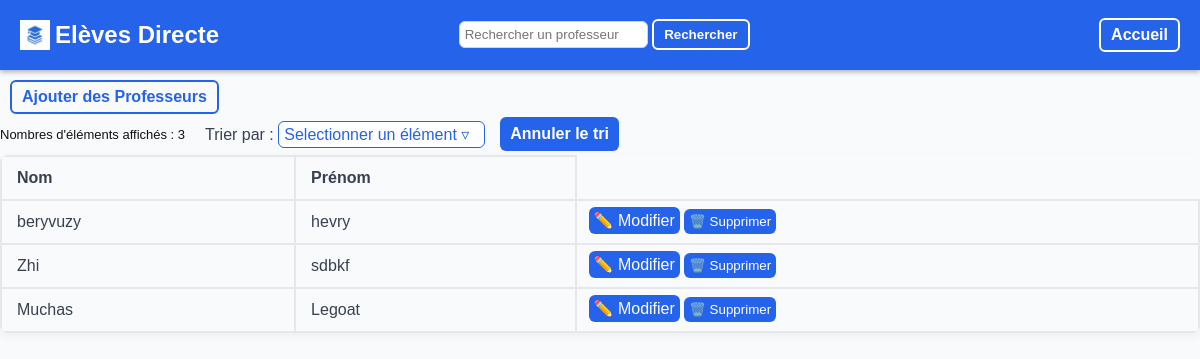
The app's page /prof/liste, older data.
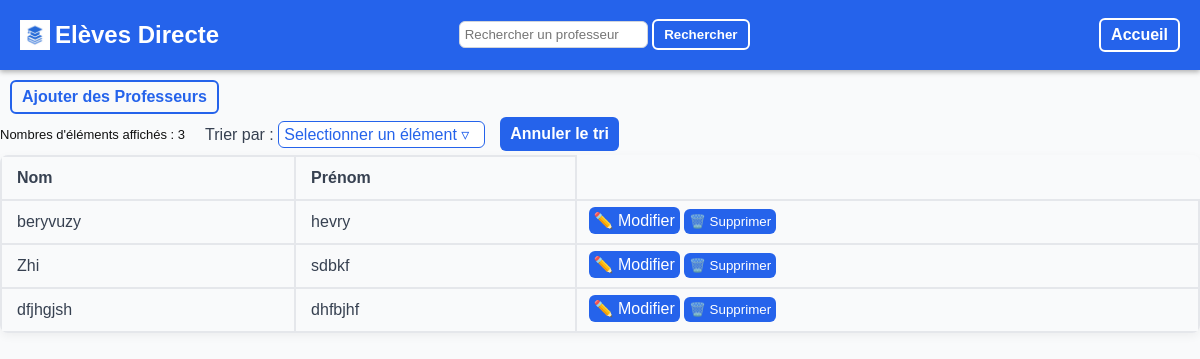
The same page, newer data.
### tables this page shows
CREATE TABLE Professeur (
    Id INTEGER PRIMARY KEY AUTOINCREMENT,
    Nom TEXT NOT NULL,
    Prenom TEXT NOT NULL
    );

### Backend.py (the view, shortened to what this page needs)
@app.route('/prof/liste', methods=["POST","GET"])
def liste_prof():
    return render_template('liste.html', valeurs=execute_sql("SELECT * FROM Professeur", ()), colonnes=colonnes_prof, infos= {"element" : "professeur","URL_ajout": "/prof/ajout", "titre": "Ajouter des Professeurs", "ajout_boutton": "Ajouter des Professeurs","URL_update": "/prof/update" })

### Backend.py (called while the page is built)
def execute_sql(commande, argument=()):
    conn = sqlite3.connect(DB_NAME)
    c = conn.cursor()
    c.execute(commande, argument)
    valeurs = c.fetchall()
    conn.commit()
    conn.close()
    return valeurs

### templates/liste.html (shortened to what this page needs)
<!DOCTYPE html>
<html lang="fr">
<head>
    <link rel="stylesheet" href="../static/styles.css">
</head>
<body>
    {% include "composants/topbar.html" %}
   <a class="back_button" href='{{infos["URL_ajout"]}}'>{{infos["ajout_boutton"]}}</a>
        <div class="haut_tableau">
            <p id="compteur_text" class="compteur">Nombres d'éléments affichés : <span id="compteur"></span></p>
            <div class="dropdown" id="dropdown">
                <label for="dropdown">Trier par : </label>
                <div class="dropdown-button" onclick="toggleMenu()">Selectionner un élément &#9663;
                </div>
            </div>
            <a href='{{infos["URL_actuelle"]}}' class="annuler-button">Annuler le tri</a>
        </div>
    <table>
        <tr>
        {% for c in colonnes %}
            <th>{{ c["titre"] }}</th>
        {% endfor %}
        </tr>
        {% for v in valeurs %}
        <tr>
            {% for c in colonnes %}
            <td>{{v[c["order"]]}}</td>
            {% endfor %}
            <td class="button_case">
                <form class="actions-buttons-form" method="POST">
                    <a href="{{ infos['URL_update']}}?id={{ v[0] }}">✏️ Modifier</a>
                    <button type="submit">🗑️ Supprimer</button>
                </form>
            </td>
        </tr>
        {% endfor %}
    </table>
</body>
</html>

### templates/composants/topbar.html (shortened to what this page needs)
<div class="topbar">
        <a class="logo" href="/">
        <img src="../static/icon.png" alt="">
        <h2>Elèves Directe</h2>
        </a>
        <form >
            <input type="text" name="recherche" placeholder="Rechercher un {{infos['element']}}" value="{{ recherche }}">
        <button type="submit">Rechercher</button>
    </form>
    <nav>
        <a href='/' class="ajout_button"  >Accueil</a>
    </nav>
    </div>

### static/styles.css (style rules this page uses)
body { font-family: Arial, sans-serif; background-color: #f9fafb; color: #2563eb; margin: 0; }
.ajout_button { display: inline-block; border: 2px solid white; border-radius: 6px; padding: 6px 10px; text-decoration: none; font-weight: bold; color: white; cursor: pointer; }
table { width : 100%; box-shadow: 0 3px 10px rgba(0,0,0,0.05); border-collapse: collapse; border-radius: 8px; overflow: hidden; }
th, td { border: 2px solid #e5e7eb; overflow: hidden; text-align: left; color: #374151; padding: 12px 15px; }
input { color: #000000; padding: 5px; border : 1px solid #d1d5db; outline: none; transition: border-color 0.2s; border-radius: 6px; cursor: text; }
label { color: #374151; }
.button_case { padding: 1px; gap: 10px; align-items: center; width:min-content; }
.button_case button { background-color: #2563eb; color : white; border: none; padding: 5px; border-radius: 6px; cursor: pointer; }
.button_case a { background-color: #2563eb; color : white; border: none; padding: 5px; border-radius: 6px; cursor: pointer; text-decoration: none; }
.back_button { display: inline-block; border: 2px solid #2563eb; border-radius: 6px; padding: 6px 10px; text-decoration: none; font-weight: bold; color: #2563eb; cursor: pointer; margin-top: 10px; margin-left: 10px; }
.actions-buttons-form { padding: 1px; gap: 10px; align-items: center; margin-left: 10px; }
.topbar { background-color: #2563eb; color: white; display: flex; justify-content: space-between; align-items: center; padding: 1px 20px; box-shadow: 0 2px 5px rgba(0, 0, 0, 0.3); }
.topbar button { display: inline-block; border: 2px solid white; border-radius: 6px; padding: 6px 10px; text-decoration: none; font-weight: bold; color: white; background-color: #2563eb; cursor: pointer; }
.topbar form { align-content: center; }
.topbar img { width: 30px; height: 30px; margin-right: 5px; }
.topbar nav { margin-left: 110px; }
.logo { display: flex; align-items: center; text-decoration: none; color: white; }
.dropdown-button { display: inline-block; border: 1px solid #2563eb; border-radius: 6px; padding: 3px 5px; color: #2563eb; background-color: white; margin-right: 5px; cursor: pointer; width: 195px; }
.dropdown { position: relative; display: inline-block; margin-left: 20px; }
.compteur { color: #111; font-size: small; }
.haut_tableau { display: flex; align-items: center; margin: 0; }
.annuler-button { background-color: #2563eb; color : white; border: none; padding: 8px 10px; border-radius: 6px; cursor: pointer; font-weight: bold; cursor: pointer; text-decoration: none; margin-left: 10px ; }

Row changes from the older to the newer data that the page shows:
removed Professeur: Nom "Muchas" "Legoat"
added Professeur: Nom "dfjhgjsh" "dhfbjhf"
